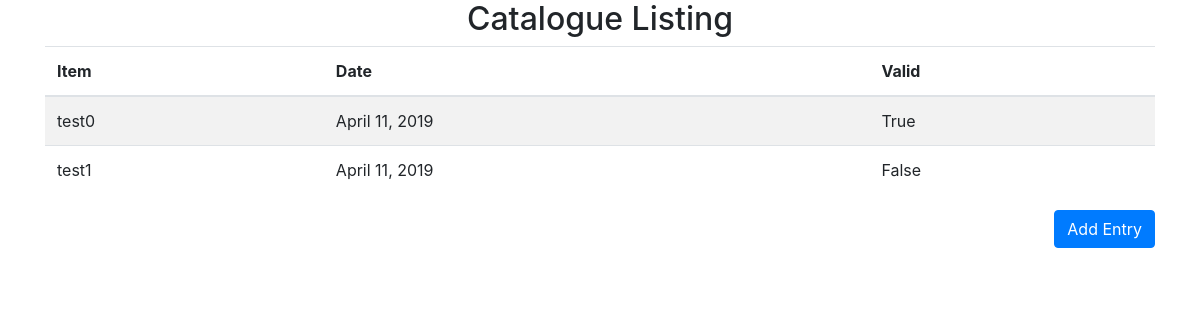
The app's page /, older data.
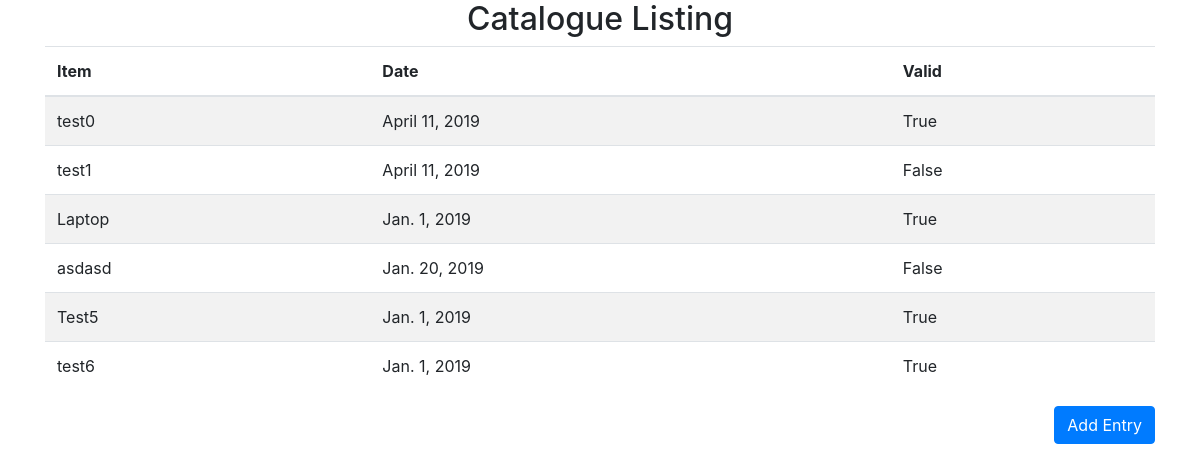
The same page, newer data.
### products/models.py (models this page shows)
class Items(models.Model):
    Item_Description = models.CharField(max_length=50)
    Date      = models.DateField(auto_now=False, auto_now_add=False)
    Validity  = models.BooleanField()

### products/views.py (the view)
# urls.py: path('', list_view, name='list'),
def list_view(request):
    queryset = Items.objects.all()
    context = {
        "object_list": queryset
    }
    return render(request, "list.html", context)

### products/templates/list.html
{% extends 'base.html' %}
{% block content %}
  <div class="container">
    <div class="" align="center">
      <h2>Catalogue Listing</h2>
    </div>
    <div align="center">
      <table class="table table-striped">
        <thead>
          <tr>
            <th>Item</th>
            <th>Date</th>
            <th>Valid</th>
          </tr>
        </thead>
        <tbody>
          {% for instance in object_list %}
            <tr>
              <td>{{instance.Item_Description}}</td>
              <td>{{instance.Date}}</td>
              <td>{{instance.Validity}}</td>
            </tr>
          {% endfor %}
        </tbody>
      </table>
    </div>
    <div class="" align="right">
      <a class="btn btn-primary" href="/input/">Add Entry</a>
    </div>
  </div>
{% endblock %}

Row changes from the older to the newer data that the page shows:
added Items: Item_Description "Laptop", Date "Jan. 1, 2019", Validity "True"
added Items: Item_Description "asdasd", Date "Jan. 20, 2019", Validity "False"
added Items: Item_Description "Test5", Date "Jan. 1, 2019", Validity "True"
added Items: Item_Description "test6", Date "Jan. 1, 2019", Validity "True"
